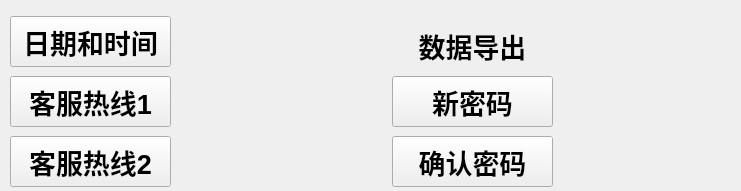
   <widget class="QFrame" name="frame_2">
    <property name="geometry">
     <rect>
      <x>30</x>
      <y>80</y>
      <width>741</width>
      <height>191</height>
     </rect>
    </property>
    <property name="sizePolicy">
     <sizepolicy hsizetype="Ignored" vsizetype="Ignored">
      <horstretch>0</horstretch>
      <verstretch>0</verstretch>
     </sizepolicy>
    </property>
    <property name="minimumSize">
     <size>
      <width>13</width>
      <height>0</height>
     </size>
    </property>
    <property name="font">
     <font>
      <pointsize>24</pointsize>
      <weight>75</weight>
      <bold>true</bold>
      <kerning>true</kerning>
     </font>
    </property>
    <property name="autoFillBackground">
     <bool>false</bool>
    </property>
    <property name="styleSheet">
     <string notr="true">background-image: url(:/background/qrc/background/back.png);
 </string>
    </property>
    <property name="frameShape">
     <enum>QFrame::NoFrame</enum>
    </property>
    <property name="frameShadow">
     <enum>QFrame::Sunken</enum>
    </property>
    <widget class="QLabel" name="lbl_time">
     <property name="geometry">
      <rect>
       <x>180</x>
       <y>20</y>
       <width>301</width>
       <height>41</height>
      </rect>
     </property>
     <property name="font">
      <font>
       <pointsize>18</pointsize>
       <weight>75</weight>
       <bold>true</bold>
      </font>
     </property>
     <property name="text">
      <string/>
     </property>
    </widget>
    <widget class="QLabel" name="lbl_stime">
     <property name="geometry">
      <rect>
       <x>180</x>
       <y>80</y>
       <width>181</width>
       <height>41</height>
      </rect>
     </property>
     <property name="font">
      <font>
       <pointsize>18</pointsize>
       <weight>75</weight>
       <bold>true</bold>
      </font>
     </property>
     <property name="text">
      <string/>
     </property>
    </widget>
    <widget class="QLabel" name="lbl_pswd">
     <property name="geometry">
      <rect>
       <x>562</x>
       <y>80</y>
       <width>181</width>
       <height>41</height>
      </rect>
     </property>
     <property name="font">
      <font>
       <pointsize>18</pointsize>
       <weight>75</weight>
       <bold>true</bold>
      </font>
     </property>
     <property name="text">
      <string/>
     </property>
    </widget>
    <widget class="QLabel" name="lbl_pswd_sure">
     <property name="geometry">
      <rect>
       <x>562</x>
       <y>140</y>
       <width>181</width>
       <height>41</height>
      </rect>
     </property>
     <property name="font">
      <font>
       <pointsize>18</pointsize>
       <weight>75</weight>
       <bold>true</bold>
      </font>
     </property>
     <property name="text">
      <string/>
     </property>
    </widget>
    <widget class="QPushButton" name="btn_2">
     <property name="geometry">
      <rect>
       <x>10</x>
       <y>16</y>
       <width>161</width>
       <height>51</height>
      </rect>
     </property>
     <property name="font">
      <font>
       <pointsize>20</pointsize>
      </font>
     </property>
     <property name="focusPolicy">
      <enum>Qt::NoFocus</enum>
     </property>
     <property name="styleSheet">
      <string notr="true">border-image: url(:/btn/qrc/PICS/Pbtn.png);</string>
     </property>
     <property name="text">
      <string>日期和时间</string>
     </property>
    </widget>
    <widget class="QPushButton" name="btn_3">
     <property name="geometry">
      <rect>
       <x>10</x>
       <y>76</y>
       <width>161</width>
       <height>51</height>
      </rect>
     </property>
     <property name="font">
      <font>
       <pointsize>20</pointsize>
      </font>
     </property>
     <property name="focusPolicy">
      <enum>Qt::NoFocus</enum>
     </property>
     <property name="styleSheet">
      <string notr="true">border-image: url(:/btn/qrc/PICS/Pbtn.png);</string>
     </property>
     <property name="text">
      <string>客服热线1</string>
     </property>
    </widget>
    <widget class="QPushButton" name="btn_4">
     <property name="geometry">
      <rect>
       <x>392</x>
       <y>76</y>
       <width>161</width>
       <height>51</height>
      </rect>
     </property>
     <property name="font">
      <font>
       <pointsize>20</pointsize>
      </font>
     </property>
     <property name="focusPolicy">
      <enum>Qt::NoFocus</enum>
     </property>
     <property name="styleSheet">
      <string notr="true">border-image: url(:/btn/qrc/PICS/Pbtn.png);</string>
     </property>
     <property name="text">
      <string>新密码</string>
     </property>
    </widget>
    <widget class="QPushButton" name="btn_5">
     <property name="geometry">
      <rect>
       <x>392</x>
       <y>136</y>
       <width>161</width>
       <height>51</height>
      </rect>
     </property>
     <property name="font">
      <font>
       <pointsize>20</pointsize>
      </font>
     </property>
     <property name="focusPolicy">
      <enum>Qt::NoFocus</enum>
     </property>
     <property name="styleSheet">
      <string notr="true">border-image: url(:/btn/qrc/PICS/Pbtn.png);</string>
     </property>
     <property name="text">
      <string>确认密码</string>
     </property>
    </widget>
    <widget class="QPushButton" name="btn_6">
     <property name="geometry">
      <rect>
       <x>10</x>
       <y>136</y>
       <width>161</width>
       <height>51</height>
      </rect>
     </property>
     <property name="font">
      <font>
       <pointsize>20</pointsize>
      </font>
     </property>
     <property name="focusPolicy">
      <enum>Qt::NoFocus</enum>
     </property>
     <property name="styleSheet">
      <string notr="true">border-image: url(:/btn/qrc/PICS/Pbtn.png);</string>
     </property>
     <property name="text">
      <string>客服热线2</string>
     </property>
    </widget>
    <widget class="QLabel" name="lbl_phone_number">
     <property name="geometry">
      <rect>
       <x>180</x>
       <y>140</y>
       <width>181</width>
       <height>41</height>
      </rect>
     </property>
     <property name="font">
      <font>
       <pointsize>18</pointsize>
       <weight>75</weight>
       <bold>true</bold>
      </font>
     </property>
     <property name="text">
      <string/>
     </property>
    </widget>
    <widget class="QPushButton" name="pbtn_dateout">
     <property name="geometry">
      <rect>
       <x>392</x>
       <y>20</y>
       <width>161</width>
       <height>51</height>
      </rect>
     </property>
     <property name="font">
      <font>
       <pointsize>20</pointsize>
       <kerning>false</kerning>
      </font>
     </property>
     <property name="focusPolicy">
      <enum>Qt::NoFocus</enum>
     </property>
     <property name="styleSheet">
      <string notr="true">background-image: url(:/background/qrc/background/mainlab_phonenum.png);
border-image: url(:/btn/qrc/PICS/Pbtn.png);
</string>
     </property>
     <property name="text">
      <string>数据导出</string>
     </property>
     <property name="autoDefault">
      <bool>false</bool>
     </property>
     <property name="flat">
      <bool>true</bool>
     </property>
    </widget>
   </widget>
